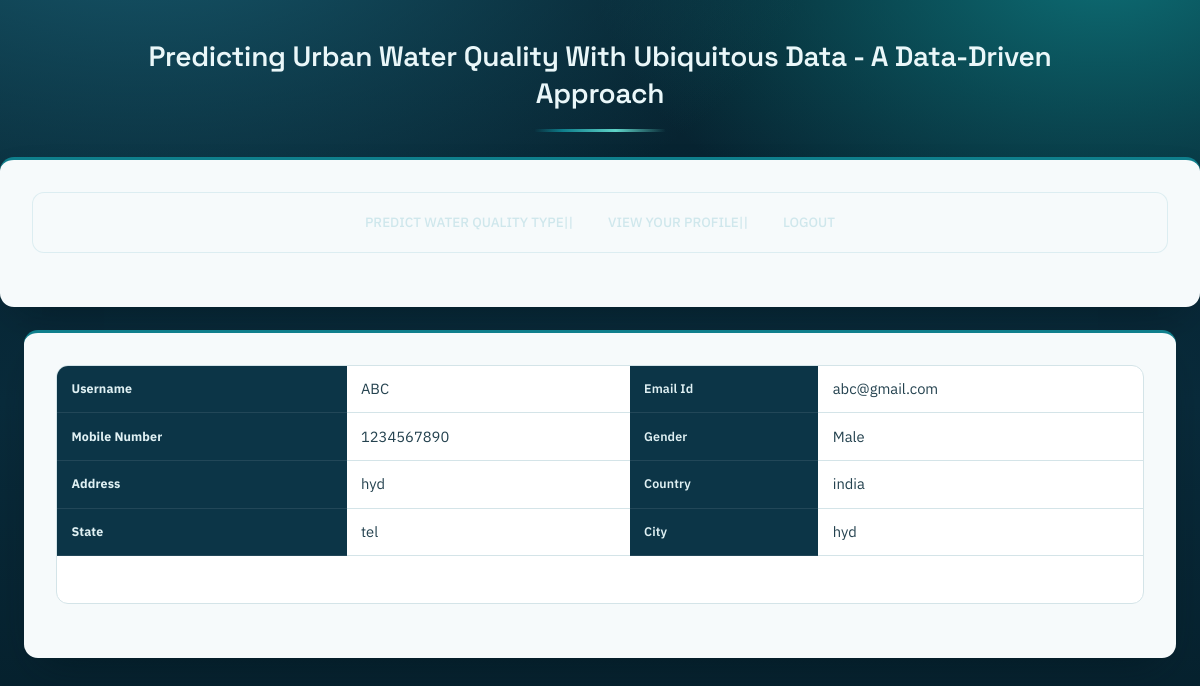
/ViewYourProfile/ (signed in), run on the app's committed database.
### Remote_User/models.py (models this page shows)
class ClientRegister_Model(models.Model):
    username = models.CharField(max_length=30)
    email = models.EmailField(max_length=30)
    password = models.CharField(max_length=10)
    phoneno = models.CharField(max_length=10)
    country = models.CharField(max_length=30)
    state = models.CharField(max_length=30)
    city = models.CharField(max_length=30)
    address= models.CharField(max_length=300)
    gender= models.CharField(max_length=30)

### Remote_User/views.py (the view)
# urls.py: url(r'^ViewYourProfile/$', remoteuser.ViewYourProfile, name="ViewYourProfile"),
def ViewYourProfile(request):
    userid = request.session['userid']
    obj = ClientRegister_Model.objects.get(id= userid)
    return render(request,'RUser/ViewYourProfile.html',{'object':obj})

### Template/htmls/RUser/ViewYourProfile.html (shortened to what this page needs)
{% extends 'RUser/Header.html' %}
{% block userblock %}
	<body>
	<div class="container-fluid">
		<div class="container">
			<div class="row">
				<div class="col-md-5">
 					<table width="879" border="0" align="center">
                                <tr>
                                    <td width="148" height="34" bgcolor="#FF0000"><span class="style2"><strong>Username</strong></span></td>
                                  <td width="225"><span class="style9">{{object.username}}</span></td>
                                    <td width="157" bgcolor="#FF0000"><span class="style7">Email Id </span></td>
                                    <td width="321"><span class="style9">{{object.email}}</span></td>
                      </tr>
                                  <tr>
                                    <td height="38" bgcolor="#FF0000"><span class="style2"><strong>Mobile Number </strong></span></td>
                                    <td><span class="style9">{{object.phoneno}}</span></td>
                                    <td bgcolor="#FF0000"><span class="style7">Gender</span></td>
                                    <td><span class="style9">{{object.gender}}</span></td>
                                  </tr>
                                  <tr>
                                    <td height="34" bgcolor="#FF0000"><span class="style2"><strong>Address</strong></span></td>
                                    <td><span class="style9">{{object.address}}</span></td>
                                    <td bgcolor="#FF0000"><span class="style7">Country</span></td>
                                    <td><span class="style9">{{object.country}}</span></td>
                                  </tr>
                                  <tr>
                                    <td height="32" bgcolor="#FF0000"><span class="style2"><strong>State</strong></span></td>
                                    <td><span class="style9">{{object.state}}</span></td>
                                    <td bgcolor="#FF0000"><span class="style7">City</span></td>
                                    <td><span class="style9">{{object.city}}</span></td>
                                  </tr>
                                  <tr>
                                    <td>&nbsp;</td>
                                    <td>&nbsp;</td>
                                    <td>&nbsp;</td>
                                    <td>&nbsp;</td>
                                  </tr>
                                </table>
				</div>
            </div>
        </div>
    </div>
{% endblock %}

### Template/htmls/RUser/Header.html (style rules this page uses)
:root { --abyss:#06202c; --depth:#0c3547; --current:#0f7f8c; --current-dark:#0b626d; --foam:#5fd4c8; --paper:#f6fafb; --paper-alt:#eaf3f5; --slate:#24424f; --slate-soft:#5b7684; --mineral:#c9791d; --line:#d4e4e8; --display:'Space Grotesk','Segoe UI',sans-serif; --body:'IBM Plex Sans','Segoe UI',sans-serif; --mono:'IBM Plex Mono',ui-monospace,monospace; --shadow:0 18px 40px -18px rgba(3,20,28,.55); }
*,*::before,*::after { box-sizing:border-box; }
body { margin:0; min-height:100vh; background: radial-gradient(1100px 620px at 12% -12%, #175a6e 0%, transparent 62%), radial-gradient(880px 520px at 92% -4%, #0d6d74 0%, transparent 58%), linear-gradient(180deg,#06202c 0%,#092b3b 48%,#051d28 100%); background-attachment:fixed; background-repeat:no-repeat; color:#d9eaf0; font-family:var(--body); font-size:16px; line-height:1.6; -webkit-font-smoothing:antialiased; }
.container-fluid { width:100%; max-width:1220px; margin:0 auto; padding:1.4rem 1.5rem 3.5rem !important; }
.container { width:100%; max-width:100%; background:var(--paper) !important; color:var(--slate); border-radius:14px; padding:2rem 2rem 2.2rem !important; box-shadow:var(--shadow); border-top:3px solid var(--current); overflow-x:auto; }
.row { display:block;margin:0; }
.col-md-5,.col-md-2 { width:100%;max-width:100%;padding:0;flex:none; }
.style2,.style3,.style4,.style5,.style6,.style7,.style8,.style9, .style10,.style12,.style19,.style22,.style23 { color:inherit; font-size:inherit; font-family:inherit; }
table { width:100%; margin:0 auto 1.2rem; border-collapse:separate; border-spacing:0; border:1px solid var(--line); border-radius:12px; overflow:hidden; font-size:.92rem; background:#fff; }
table[border] { border:1px solid var(--line); }
td[width],th[width],td[height],th[height] { width:auto;height:auto; }
th,td { padding:.72rem .9rem; text-align:left; vertical-align:middle; border:0; border-bottom:1px solid var(--line); font-weight:400; }
tr:last-child td,tr:last-child th { border-bottom:0; }
th, td[bgcolor="#FF0000"]:not([style]), td[bgcolor="#FFFF00"], td[bgcolor="#0000FF"] { background:var(--depth) !important; color:#dff0f3 !important; font-family:var(--body) !important; font-size:.78rem !important; font-weight:600 !important; letter-spacing:.01em; border-bottom:1px solid rgba(255,255,255,.09); white-space:nowrap; }
th *, td[bgcolor="#FF0000"]:not([style]) *, td[bgcolor="#FFFF00"] *, td[bgcolor="#0000FF"] * { color:inherit !important;font-size:inherit !important;font-family:inherit !important; }

### data on the page
ClientRegister_Model: username "ABC", email "abc@gmail.com", phoneno "1234567890", gender "Male", address "hyd", country "india", state "tel", city "hyd"
